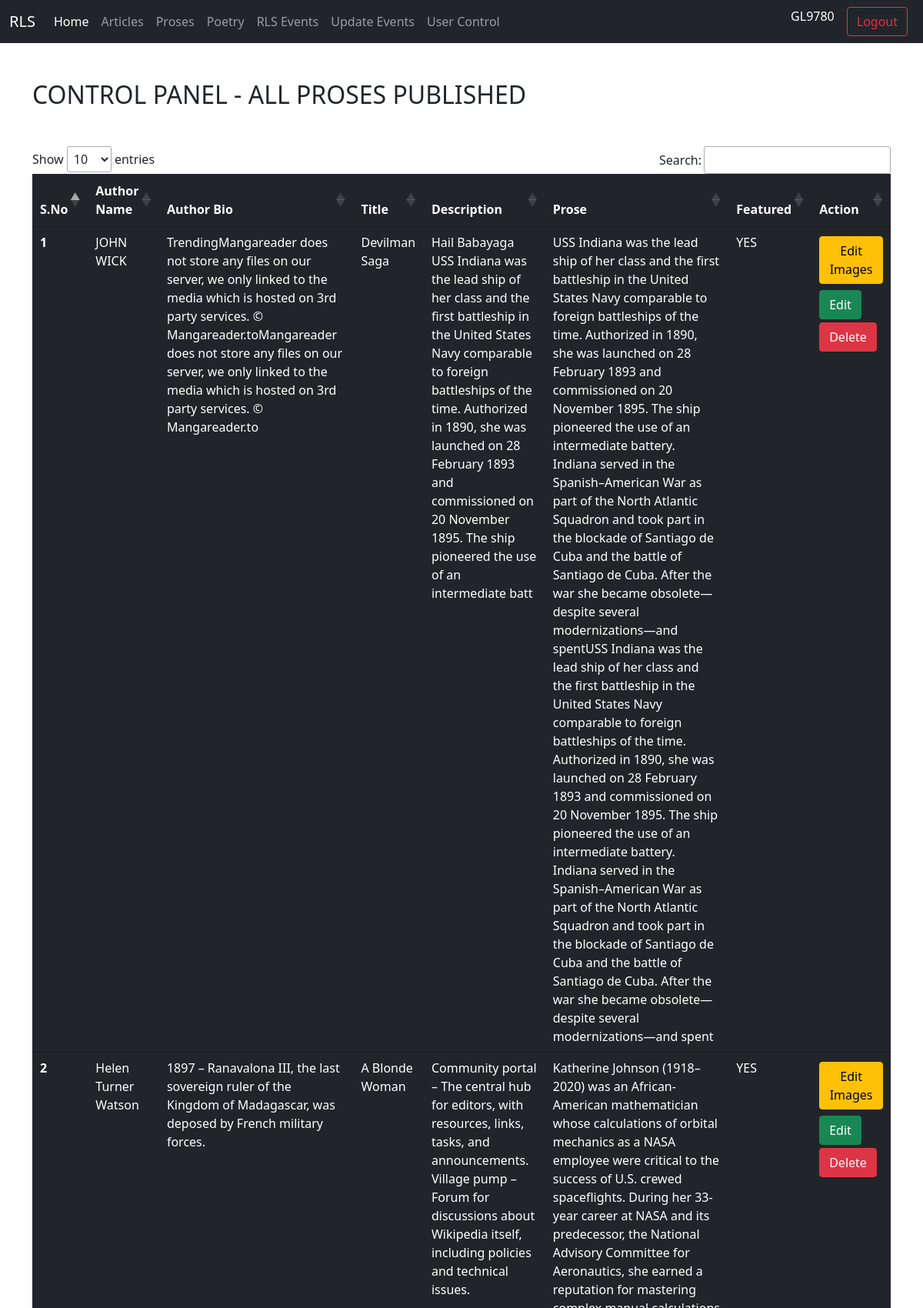
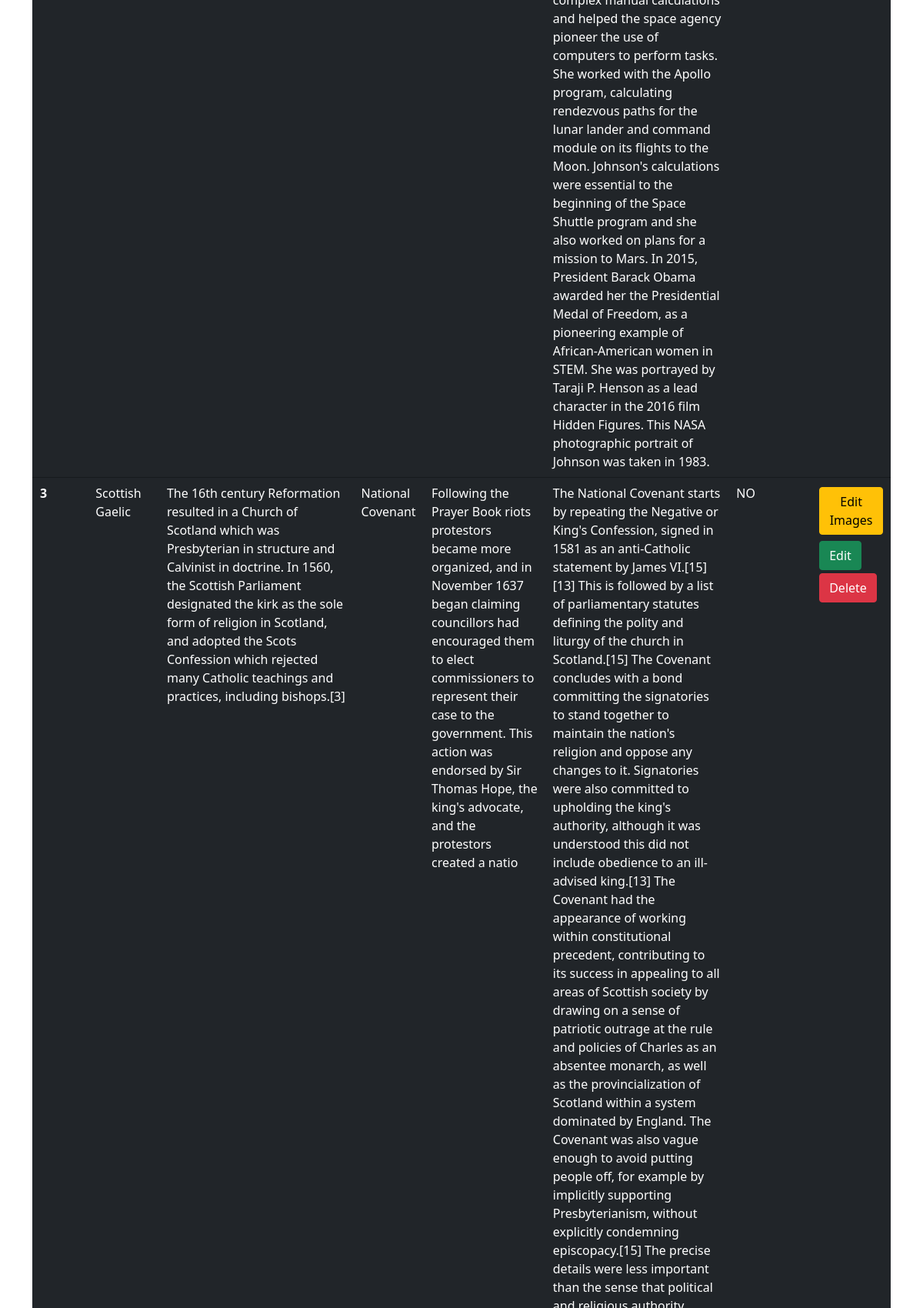
The page /admin/proses.php (signed in, upper part) on the database its author committed (2 pictures, top to bottom).
### tables this page shows
CREATE TABLE `proses` (
  `prose_id` int(50) NOT NULL,
  `author` varchar(100) NOT NULL,
  `author_bio` varchar(1000) NOT NULL,
  `author_image` varchar(100) NOT NULL,
  `title` varchar(200) NOT NULL,
  `desc` varchar(300) NOT NULL,
  `prose` text NOT NULL,
  `featured` varchar(10) NOT NULL,
  `cover_image` varchar(200) NOT NULL,
  `publish_date` date NOT NULL,
  `timestamp` timestamp NOT NULL DEFAULT current_timestamp()
);

### admin/proses.php (the view, shortened to what this page needs)
<!doctype html>
<html lang="en">
  <head>
    <link href="https://cdn.jsdelivr.net/npm/bootstrap@5.1.3/dist/css/bootstrap.min.css" rel="stylesheet">
    <link rel="stylesheet" href="//cdn.datatables.net/1.11.3/css/jquery.dataTables.min.css">
  </head>
  <body>
<?php
include './navbar.php';
?>
    <div class="container my-5">
        <h2>CONTROL PANEL - ALL PROSES PUBLISHED </h2>
    </div>
<div class="container  my-5">
<table class="table table-dark" id='myTable'>
  <thead>
    <tr>
      <th scope="col"> S.No</th>
      <th scope="col">Author Name</th>
      <th scope="col">Author Bio</th>
      <th scope="col">Title </th>
      <th scope="col">Description </th>
      <th scope="col">Prose </th>
      <th scope="col">Featured</th>
      <th scope="col">Action </th>
    </tr>
  </thead>
  <tbody>
<?php
  $sql="Select * from proses ";
$result=mysqli_query($conn,$sql);
$sn=1;
while ($row=mysqli_fetch_assoc($result)) {
echo "<tr>
<th scope='row'>". $sn . "</th>
<td>". $row['author']."</td>
<td>". $row['author_bio']."</td>
<td>". $row['title']."</td>
<td>". $row['desc']."</td>
<td>". $row['prose']."</td>
<td>". $row['featured']."</td>
<td> <a id=".$row['prose_id']." href='./prose_images.php?key=".$row['prose_id']."' style='color:white;text-decoration:none; '><button  class='btn btn-warning my-1 ' >Edit Images</button></a> <button  class='btn btn-success my-1 edit' data-bs-toggle='modal' data-bs-target='#editModal' id=".$row['prose_id'].">Edit</button>  <button  class='btn btn-danger deletes' id=". 99999999 . $row['prose_id']." >Delete</button></td>
</tr>";
$sn++;
} ;
?>
  </tbody>
</table>
</div>
  </body>
</html>

### rows shown on the page
proses: author "JOHN WICK", author_bio "TrendingMangareader does not store any files on our server, we only linked to the media which is hosted on 3rd party services. © Mangareader.toMangareader does not store any files on our server, we only linked to the media which is hosted on 3rd party services. © Mangareader.to", title "Devilman Saga", desc "Hail Babayaga USS Indiana was the lead ship of her class and the first battleship in the United States Navy comparable to foreign battleships of the time. Authorized in 1890, she was launched on 28 February 1893 and commissioned on 20 November 1895. The ship pioneered the use of an intermediate batt", prose "USS Indiana was the lead ship of her class and the first battleship in the United States Navy comparable to foreign battleships of the time. Authorized in 1890, she was launched on 28 February 1893 and commissioned on 20 November 1895. The ship pioneered the use of an intermediate battery. Indiana served in the Spanish–American War as part of the North Atlantic Squadron and took part in the blockade of Santiago de Cuba and the battle of Santiago de Cuba. After the war she became obsolete—despite several modernizations—and spentUSS Indiana was the lead ship of her class and the first battleship in the United States Navy comparable to foreign battleships of the time. Authorized in 1890, she…", featured "YES"
proses: author "Helen Turner Watson", author_bio "1897 – Ranavalona III, the last sovereign ruler of the Kingdom of Madagascar, was deposed by French military forces.", title "A Blonde Woman", desc "Community portal – The central hub for editors, with resources, links, tasks, and announcements. Village pump – Forum for discussions about Wikipedia itself, including policies and technical issues.", prose "Katherine Johnson (1918–2020) was an African-American mathematician whose calculations of orbital mechanics as a NASA employee were critical to the success of U.S. crewed spaceflights. During her 33-year career at NASA and its predecessor, the National Advisory Committee for Aeronautics, she earned a reputation for mastering complex manual calculations and helped the space agency pioneer the use of computers to perform tasks. She worked with the Apollo program, calculating rendezvous paths for the lunar lander and command module on its flights to the Moon. Johnson's calculations were essential to the beginning of the Space Shuttle program and she also worked on plans for a mission to Mars.…", featured "YES"
proses: author "Scottish Gaelic", author_bio "The 16th century Reformation resulted in a Church of Scotland which was Presbyterian in structure and Calvinist in doctrine. In 1560, the Scottish Parliament designated the kirk as the sole form of religion in Scotland, and adopted the Scots Confession which rejected many Catholic teachings and practices, including bishops.[3]", title "National Covenant", desc "Following the Prayer Book riots protestors became more organized, and in November 1637 began claiming councillors had encouraged them to elect commissioners to represent their case to the government. This action was endorsed by Sir Thomas Hope, the king's advocate, and the protestors created a natio", featured "NO"

### other values the page prints
$enrollmentno "GL9780"
